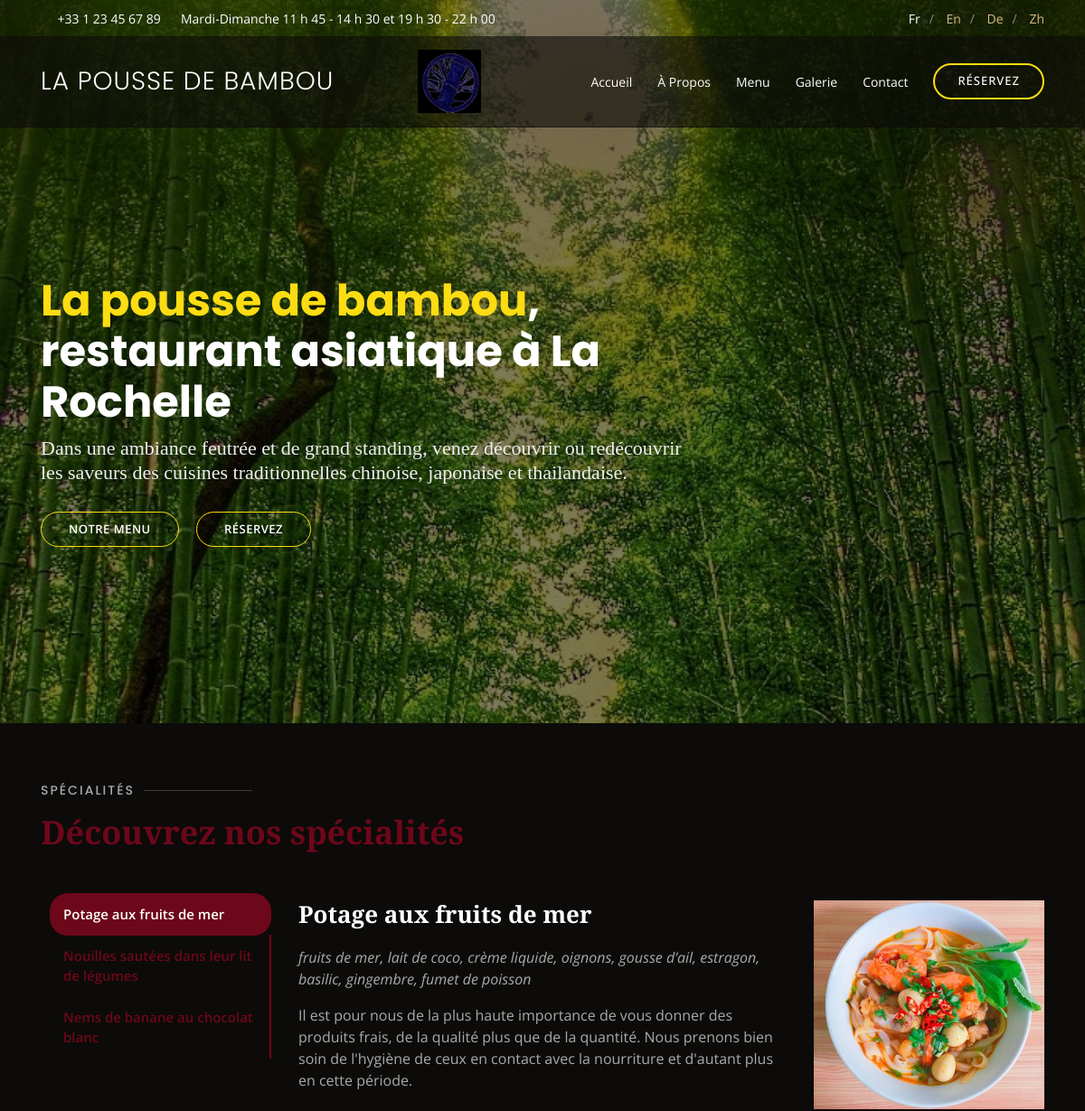
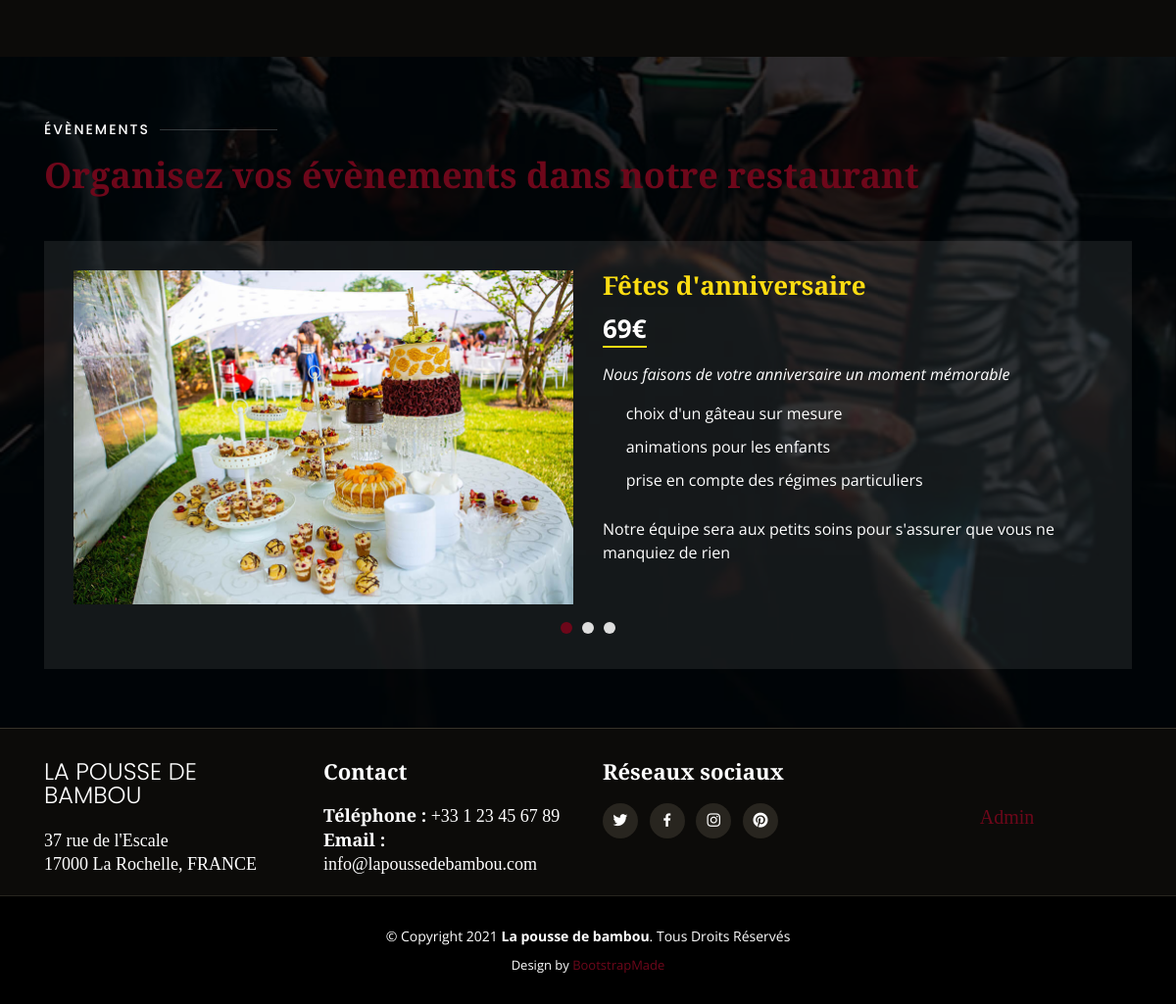
The page / on the database its author committed (2 pictures, top to bottom).
### tables this page shows
CREATE TABLE `Plats` (
  `id_plat` int(11) NOT NULL,
  `nom_plat` varchar(44) NOT NULL,
  `description` varchar(124) NOT NULL,
  `id_type` int(11) NOT NULL,
  `prix_euros` decimal(10,2) NOT NULL,
  `img_plat` varchar(45) NOT NULL
);

### app/controllers/ControllerPlat.php (called while the page is built, shortened)
<?php
class ControllerPlat {
    private $model;
    public function __construct()
    {
        $this->model = new PlatModel();
    }
    public function showAccueil($lang) {
        $language = $lang;
        $specialites = array();
        for ($i = 1; $i<4;$i++) {
            $specialites[] = $this->model->findSpecialty($i);
        }
        $langUsed = new LanguageUsed();
        $evenements = array();
        $imagesEvent = array('app/assets/img/event-birthday.jpg', 'app/assets/img/event-private.jpg',
            'app/assets/img/event-custom.jpg');
        $prices = array(69, 120, 143);
        for ($i=1;$i<4;$i++) {
            $e = 'e'.$i.'_';
            $evenements[$i-1] = new Event(htmlspecialchars($language[$e.'nom']), $imagesEvent[$i-1],
                htmlspecialchars($langUsed->changePriceAccordingly($prices[$i-1])), htmlspecialchars($language[$e.'italic']),
                htmlspecialchars($language[$e.'1']),
                htmlspecialchars($language[$e.'2']), htmlspecialchars($language[$e.'3']),
                htmlspecialchars($language[$e.'p'])
            );
        }
        include 'app/views/view_accueil.php';
    }
}

### index.php (called while the page is built, shortened)
<?php
function chargerClasse($classe) {
    $classe = str_replace('\\', '/', $classe);
}
$routeur = new Routeur();
$routeur->routerRequete();

### app/models/Model.php (called while the page is built, shortened)
<?php
class Model
{
    private $connexion;
    protected $table;
    public function __construct()
    {
        $db = new Database();
        $this->connexion = $db->getConnexion();
    }
    protected function executerRequete($params = null, $req = 'find')
    {
        $requete = $this->$req($params);
        $resultat = $this->connexion->prepare($requete);
        if (!($req == 'find' && $params == null)) {
            if (isset($params['params'])) {
                $p = $params['params'];
            }
            else $p = $params;
            foreach ($p as $key => $value) {
                if ($value != 'NOW()') $resultat->bindValue($key, $value);
            }
        }
        if ($resultat->execute()) {
            if ($req == 'find') return $resultat->fetchAll(PDO::FETCH_ASSOC);
            else return true;
        } else return false;
    }
    private function find($data)
    {
        $select = 'SELECT ';
        if (isset($data['fields'])) {
            $select .= $data['fields'] . '';
        } else {
            $select .= '*';
        }
        $select .= ' FROM ' . $this->table . '';
        if (isset($data['conditions'])) {
            $select .= ' WHERE ' . $data['conditions'] . '';
        }
        if (isset($data['order'])) {
            $select .= ' ORDER BY ' . $data['order'] . '';
        }
        $select .= ';';
        return $select;
    }
}

### app/config/Database.php (called while the page is built, shortened)
<?php
class Database {
    private $serveur = 'localhost';
    private $user = 'root';
    private $mdp = 'mysql';
    private $bd = 'LaPousseDeBambou';
    public function getConnexion() {
        $this->connexion = null;
        try {
            $this->connexion = new \PDO('mysql:host=' . $this->serveur . ';dbname=' . $this->bd,
                $this->user, $this->mdp);
            $this->connexion->exec("SET CHARACTER SET utf8");
        } catch (\PDOException $e) {
            echo 'Erreur : ' . $e->getMessage() . '<br />';
            echo 'N° : ' . $e->getCode();
        }
        return $this->connexion;
    }
}

### app/languages/Lang.php (called while the page is built, shortened)
<?php
abstract class Lang {
    public function __construct()
    {
        $functions = ['Accueil', 'Events', 'About', 'Gallery', 'Footer', 'Menu', 'Contact', 'Book'];
    }
}

### app/models/PlatModel.php (called while the page is built, shortened)
<?php
class PlatModel extends Model {
    public function __construct() {
        $this->table = '`Plats`';
    }
    public function findSpecialty($id_type) {
        $params = array(':id' => $id_type);
        $data = array(
            'order' => 'RAND() LIMIT 1',
            'conditions' => 'id_type = :id',
            'params' => $params
        );
        $donnees =  parent::executerRequete($data);
        return new Plat($donnees[0]);
    }
}

### app/entities/Plat.php (called while the page is built, shortened)
<?php
class Plat {
    private $nom_plat;
    private $description;
    private $img_plat;
    public function getNomPlat()
    {
        return $this->nom_plat;
    }
    public function setNom_plat($nom_plat)
    {
        $this->nom_plat = $nom_plat;
    }
    public function getDescription()
    {
        return $this->description;
    }
    public function setDescription($description)
    {
        $this->description = $description;
    }
    public function getImgPlat()
    {
        return $this->img_plat;
    }
    public function setImg_plat($img_plat)
    {
        $this->img_plat = $img_plat;
    }
    public function hydrate($data) {
        foreach ($data as $key => $value) {
            $method = 'set' . ucfirst($key);
        }
    }
}

### app/languages/LanguageUsed.php (called while the page is built, shortened)
<?php
class LanguageUsed {
    public $languages;
    public function __construct()
    {
        $this->languages = array( 'fr', 'en', 'de', "zh");
    }
    public function is_language_supported( $lang_id ) {
        return in_array( $lang_id, $this->languages );
    }
    function set_lang_id( $lang_id ) {
        if ( (strlen( $lang_id ) == 2) AND $this->is_language_supported( $lang_id ) ) {
            return true;
        } else {
            return false;
        }
    }
    public function get_lang_id() {
        return ( isset( $_SESSION['lang'] )
            && (strlen( $_SESSION['lang']  ) == 2)
            && $this->is_language_supported( $_SESSION['lang'] ) )
            ? htmlspecialchars($_SESSION['lang']) : $this->languages[0];
    }
    public function changePriceAccordingly($price_euros) {
        switch ($this->get_lang_id()) {
            default:
                return $price_euros."€";
        }
    }
}

### app/entities/Event.php (called while the page is built, shortened)
<?php
class Event {
    public function __construct($nom, $img, $prix, $italic, $_1, $_2, $_3, $p) {
        $this->nom = $nom;
        $this->img = $img;
        $this->prix = $prix;
        $this->italic = $italic;
        $this->p = $p;
    }
}

### app/views/view_accueil.php (the view)
<!DOCTYPE html>
<html lang="fr">
<?php require 'app/templates/head.php';?>
<body>
<?php require 'app/templates/header.php';?>
<section id="hero" class="d-flex align-items-center">
    <div class="container position-relative text-center text-lg-left" data-aos="zoom-in" data-aos-delay="100">
        <div class="row">
            <div class="col-lg-8">
                <h1><span><?= htmlspecialchars($language['nomSite']);?></span>, <?= htmlspecialchars($language['restoAsiat']);?></h1>
                <h2><?= htmlspecialchars($language['hero']);?></h2>
                <div class="btns">
                    <a href="index.php?page=menu" class="btn-menu animated fadeInUp">
                        <?= htmlspecialchars($language['ourMenu']);?></a>
                    <a href="index.php?page=bookTable" class="btn-book animated fadeInUp">
                        <?= htmlspecialchars($language['book']);?></a>
                </div>
            </div>
        </div>
    </div>
</section>
<main id="main">
    <section id="specials" class="specials">
        <div class="container" data-aos="fade-up">
            <div class="section-title">
                <h2><?= htmlspecialchars($language['specialties']);?></h2>
                <p> <?= htmlspecialchars($language['discoverSpecialties']);?></p>
            </div>
            <div class="row" data-aos="fade-up" data-aos-delay="100">
                <div class="col-lg-3">
                    <ul class="nav nav-tabs flex-column">
                        <?php foreach ($specialites as $key => $values) :
                        $activeShow = "";
                        if ($key == 0) $activeShow = "active show" ?>
                        <li class="nav-item">
                            <a class="nav-link <?=$activeShow?>" data-toggle="tab"
                               href="#tab-<?=$key?>"><?= $values->getNomPlat() ?></a>
                        </li>
                        <?php endforeach; ?>
                    </ul>
                </div>
                <div class="col-lg-9 mt-4 mt-lg-0">
                    <div class="tab-content">
                        <?php foreach ($specialites as $key => $values) :
                            $activeShow = "";
                            if ($key == 0) $activeShow = "active show" ?>
                            <div class="tab-pane <?= $activeShow ?>" id="tab-<?= $key ?>">
                                <div class="row">
                                    <div class="col-lg-8 details order-2 order-lg-1">
                                        <h3><?= $values->getNomPlat() ?></h3>
                                        <p class="font-italic"><?= $values->getDescription()?></p>
                                        <p><?= htmlspecialchars($language['specialtiesSpeech']);?></p>
                                    </div>
                                    <div class="col-lg-4 text-center order-1 order-lg-2">
                                        <img src="../<?= $values->getImgPlat() ?>" alt="" class="img-fluid">
                                    </div>
                                </div>
                            </div>
                        <?php endforeach; ?>
                    </div>
                </div>
            </div>
        </div>
    </section>
    <section id="events" class="events">
        <div class="container" data-aos="fade-up">
            <div class="section-title">
                <h2><?= htmlspecialchars($language['events']);?></h2>
                <p><?= htmlspecialchars($language['organizeEvents']);?></p>
            </div>
            <div class="owl-carousel events-carousel" data-aos="fade-up" data-aos-delay="100">
                <?php foreach ($evenements as $key => $event) : ?>
                    <div class="row event-item">
                        <div class="col-lg-6">
                            <img src="<?= $event->img ?>" class="img-fluid" alt="">
                        </div>
                        <div class="col-lg-6 pt-4 pt-lg-0 content">
                            <h3><?= $event->nom ?></h3>
                            <div class="price">
                                <p><span><?= $event->prix ?></span></p>
                            </div>
                            <p class="font-italic"><?= $event->italic ?></p>
                            <ul>
                                <?php for ($i=1;$i<4;$i++) :
                                    $e = '_'.$i;?>
                                <li><i class="icofont-check-circled"></i> <?= $event->$e ?></li>
                                <?php endfor;?>
                            </ul>
                            <p><?= $event->p ?></p>
                        </div>
                    </div>
                <?php endforeach; ?>
            </div>
        </div>
    </section>
</main>
<?php require 'app/templates/footer.php'; ?>
</body>
</html>

### app/assets/css/style.css (style rules this page uses)
body { font-family: "Open Sans", sans-serif; background: #0c0b09; color: #fff; }
a { color: #6d071a; }
h1, h2, h3, h4, h5, h6 { font-family: "Playfair Display", serif; }
#hero { width: 100%; height: 100vh; background: url("../img/bamboo_forest.jpg") top center; background-size: cover; position: relative; padding: 0; }
#hero:before { content: ""; background: rgba(0, 0, 0, 0.5); position: absolute; bottom: 0; top: 0; left: 0; right: 0; }
#hero .container { padding-top: 110px; }
#hero h1 { margin: 0; font-size: 48px; font-weight: 700; line-height: 56px; color: #fff; font-family: "Poppins", sans-serif; }
#hero h1 span { color: #fcdc12; }
#hero h2 { color: #eee; margin: 10px 0 0 0; font-size: 22px; }
#hero .btns { margin-top: 30px; }
#hero .btn-menu, #hero .btn-book { font-weight: 600; font-size: 13px; letter-spacing: 0.5px; text-transform: uppercase; display: inline-block; padding: 12px 30px; border-radius: 50px; transition: 0.3s; line-height: 1; color: white; border: 1px solid #fcdc12; }
#hero .btn-book { margin-left: 15px; }
@media (min-width: 1024px) { #hero { background-attachment: fixed; } }
section { padding: 60px 0; overflow: hidden; }
.section-title h2 { font-size: 14px !important; font-weight: 500; padding: 10px 0; line-height: 1px; margin: 0 0 5px 0; letter-spacing: 2px; text-transform: uppercase; color: #aaaaaa; font-family: "Poppins", sans-serif; }
.section-title h2::after { content: ""; width: 120px; height: 1px; display: inline-block; background: rgba(255, 255, 255, 0.2); margin: 4px 10px; }
.section-title p { margin: 0; padding-bottom: 40px; font-size: 36px; font-weight: 700; font-family: "Playfair Display", serif; color: #6d071a; }
.specials { overflow: hidden; }
.specials .nav-tabs { border: 0; }
.specials .nav-link { border: 0; padding: 12px 15px; transition: 0.3s; color: #fff; border-radius: 0; border-right: 2px solid #6d071a; font-weight: 600; font-size: 15px; }
.specials .nav-link.active { color: #fff; background: #6d071a; border-color: #6d071a; }
.specials .tab-pane.active { -webkit-animation: fadeIn 0.5s ease-out; animation: fadeIn 0.5s ease-out; }
.specials .details h3 { font-size: 26px; font-weight: 600; margin-bottom: 20px; color: #fff; }
.specials .details p { color: #aaaaaa; }
.specials .details p:last-child { margin-bottom: 0; }
.events { background: url(../img/events-bg.jpg) center center no-repeat; background-size: cover; position: relative; }
.events::before { content: ''; background-color: rgba(0, 0, 0, 0.8); position: absolute; top: 0; right: 0; left: 0; bottom: 0; }
.events .section-title h2 { color: #fff; }
.events .container { position: relative; }
@media (min-width: 1024px) { .events { background-attachment: fixed; } }
.events .events-carousel { background: rgba(255, 255, 255, 0.08); padding: 30px; }
.events .event-item { color: #fff; }
.events .event-item h3 { font-weight: 600; font-size: 26px; color: #fcdc12; }
.events .event-item .price { font-size: 26px; font-family: "Open Sans", sans-serif; font-weight: 700; margin-bottom: 15px; }
.events .event-item .price span { border-bottom: 2px solid #fcdc12; }
.events .event-item ul { list-style: none; padding: 0; }
.events .event-item ul li { padding-bottom: 10px; }
.events .event-item ul i { font-size: 20px; padding-right: 4px; color: #fcdc12; }
.events .event-item p:last-child { margin-bottom: 0; }
.mt-4 { margin-top: 0.5rem !important; }
.nav .nav-item { margin-left: 10px; }
.nav .nav-item a { color: #6d071a; }
.nav .nav-item .active { color: #fff; border-radius: 20px !important; background: #6d071a; }
html { height: 100%; }

### rows shown on the page
plats: nom_plat "Potage aux fruits de mer", description "fruits de mer, lait de coco, crème liquide, oignons, gousse d’ail, estragon, basilic, gingembre, fumet de poisson", img_plat (picture)
plats: nom_plat "Nouilles sautées dans leur lit de légumes"
plats: nom_plat "Nems de banane au chocolat blanc"

### other values the page prints
$language['openings'] "Mardi-Dimanche 11 h 45 - 14 h 30 et 19 h 30 - 22 h 00"
$lang "Fr"
$lang "En"
$lang "De"
$lang "Zh"
$language['nomSite'] "LA POUSSE DE BAMBOU"
$language['home'] "Accueil"
$language['about'] "À Propos"
$language['menu'] "Menu"
$language['gallery'] "Galerie"
$language['contact'] "Contact"
$language['book'] "RÉSERVEZ"
$language['nomSite'] "La pousse de bambou"
$language['restoAsiat'] "restaurant asiatique à La Rochelle"
$language['hero'] "Dans une ambiance feutrée et de grand standing, venez découvrir ou redécouvrir les saveurs des cuisines traditionnelles chinoise, japonaise et thailandaise."
